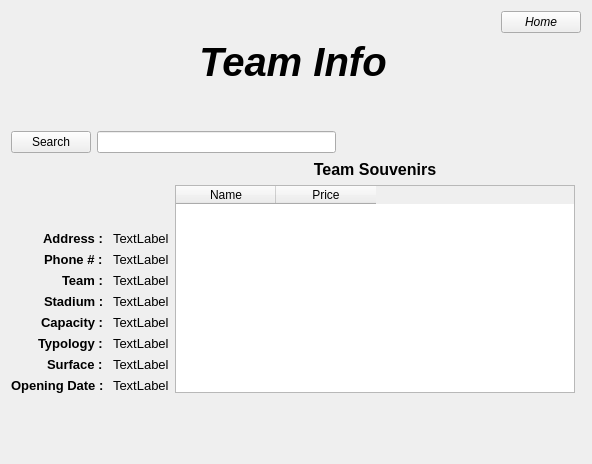
      <widget class="QWidget" name="page_infoTeams">
       <layout class="QGridLayout" name="gridLayout_8">
        <item row="10" column="0">
         <layout class="QGridLayout" name="gridLayout_10">
          <item row="1" column="0">
           <layout class="QHBoxLayout" name="horizontalLayout_24">
            <item>
             <layout class="QFormLayout" name="formLayout_2">
              <property name="labelAlignment">
               <set>Qt::AlignRight|Qt::AlignTrailing|Qt::AlignVCenter</set>
              </property>
              <property name="formAlignment">
               <set>Qt::AlignLeading|Qt::AlignLeft|Qt::AlignTop</set>
              </property>
              <item row="0" column="0">
               <spacer name="verticalSpacer_27">
                <property name="orientation">
                 <enum>Qt::Vertical</enum>
                </property>
                <property name="sizeHint" stdset="0">
                 <size>
                  <width>20</width>
                  <height>40</height>
                 </size>
                </property>
               </spacer>
              </item>
              <item row="0" column="1">
               <spacer name="horizontalSpacer_19">
                <property name="orientation">
                 <enum>Qt::Horizontal</enum>
                </property>
                <property name="sizeHint" stdset="0">
                 <size>
                  <width>40</width>
                  <height>20</height>
                 </size>
                </property>
               </spacer>
              </item>
              <item row="5" column="0">
               <widget class="QLabel" name="teamPg_label_CAPACITY">
                <property name="font">
                 <font>
                  <pointsize>10</pointsize>
                  <weight>75</weight>
                  <bold>true</bold>
                 </font>
                </property>
                <property name="text">
                 <string>Capacity : </string>
                </property>
               </widget>
              </item>
              <item row="5" column="1">
               <widget class="QLabel" name="teamPg_disp_capacity">
                <property name="font">
                 <font>
                  <pointsize>10</pointsize>
                 </font>
                </property>
                <property name="text">
                 <string>TextLabel</string>
                </property>
               </widget>
              </item>
              <item row="6" column="0">
               <widget class="QLabel" name="teamPg_label_TYPOLOGY">
                <property name="font">
                 <font>
                  <pointsize>10</pointsize>
                  <weight>75</weight>
                  <bold>true</bold>
                 </font>
                </property>
                <property name="text">
                 <string>Typology : </string>
                </property>
               </widget>
              </item>
              <item row="6" column="1">
               <widget class="QLabel" name="teamPg_disp_typology">
                <property name="font">
                 <font>
                  <pointsize>10</pointsize>
                 </font>
                </property>
                <property name="text">
                 <string>TextLabel</string>
                </property>
               </widget>
              </item>
              <item row="7" column="0">
               <widget class="QLabel" name="teamPg_label_SURFACE">
                <property name="font">
                 <font>
                  <pointsize>10</pointsize>
                  <weight>75</weight>
                  <bold>true</bold>
                 </font>
                </property>
                <property name="text">
                 <string>Surface : </string>
                </property>
               </widget>
              </item>
              <item row="7" column="1">
               <widget class="QLabel" name="teamPg_disp_surface">
                <property name="font">
                 <font>
                  <pointsize>10</pointsize>
                 </font>
                </property>
                <property name="text">
                 <string>TextLabel</string>
                </property>
               </widget>
              </item>
              <item row="8" column="0">
               <widget class="QLabel" name="teamPg_label_DATE">
                <property name="font">
                 <font>
                  <pointsize>10</pointsize>
                  <weight>75</weight>
                  <bold>true</bold>
                 </font>
                </property>
                <property name="text">
                 <string>Opening Date : </string>
                </property>
               </widget>
              </item>
              <item row="8" column="1">
               <widget class="QLabel" name="teamPg_disp_date">
                <property name="font">
                 <font>
                  <pointsize>10</pointsize>
                 </font>
                </property>
                <property name="text">
                 <string>TextLabel</string>
                </property>
               </widget>
              </item>
              <item row="1" column="1">
               <widget class="QLabel" name="teamPg_disp_address">
                <property name="font">
                 <font>
                  <pointsize>10</pointsize>
                 </font>
                </property>
                <property name="styleSheet">
                 <string notr="true">font: 10pt &quot;MS Shell Dlg 2&quot;;</string>
                </property>
                <property name="text">
                 <string>TextLabel</string>
                </property>
               </widget>
              </item>
              <item row="1" column="0">
               <widget class="QLabel" name="teamPg_label_ADDRESS">
                <property name="font">
                 <font>
                  <pointsize>10</pointsize>
                  <weight>75</weight>
                  <bold>true</bold>
                 </font>
                </property>
                <property name="text">
                 <string>Address : </string>
                </property>
               </widget>
              </item>
              <item row="2" column="1">
               <widget class="QLabel" name="teamPg_disp_phone">
                <property name="font">
                 <font>
                  <pointsize>10</pointsize>
                 </font>
                </property>
                <property name="styleSheet">
                 <string notr="true">font: 10pt &quot;MS Shell Dlg 2&quot;;</string>
                </property>
                <property name="text">
                 <string>TextLabel</string>
                </property>
               </widget>
              </item>
              <item row="2" column="0">
               <widget class="QLabel" name="teamPg_label_PHONE">
                <property name="font">
                 <font>
                  <pointsize>10</pointsize>
                  <weight>75</weight>
                  <bold>true</bold>
                 </font>
                </property>
                <property name="text">
                 <string>Phone # : </string>
                </property>
               </widget>
              </item>
              <item row="4" column="1">
               <widget class="QLabel" name="teamPg_disp_stadium">
                <property name="font">
                 <font>
                  <pointsize>10</pointsize>
                 </font>
                </property>
                <property name="styleSheet">
                 <string notr="true">font: 10pt &quot;MS Shell Dlg 2&quot;;</string>
                </property>
                <property name="text">
                 <string>TextLabel</string>
                </property>
               </widget>
              </item>
              <item row="4" column="0">
               <widget class="QLabel" name="teamPg_label_STADIUM">
                <property name="font">
                 <font>
                  <family>MS Shell Dlg 2</family>
                  <pointsize>10</pointsize>
                  <weight>75</weight>
                  <italic>false</italic>
                  <bold>true</bold>
                 </font>
                </property>
                <property name="text">
                 <string>Stadium : </string>
                </property>
               </widget>
              </item>
              <item row="3" column="0">
               <widget class="QLabel" name="teamPg_label_TEAM">
                <property name="font">
                 <font>
                  <pointsize>10</pointsize>
                  <weight>75</weight>
                  <bold>true</bold>
                 </font>
                </property>
                <property name="layoutDirection">
                 <enum>Qt::LeftToRight</enum>
                </property>
                <property name="styleSheet">
                 <string notr="true"/>
                </property>
                <property name="text">
                 <string>Team : </string>
                </property>
               </widget>
              </item>
              <item row="3" column="1">
               <widget class="QLabel" name="teamPg_disp_team">
                <property name="font">
                 <font>
                  <family>MS Shell Dlg 2</family>
                  <pointsize>10</pointsize>
                  <weight>50</weight>
                  <italic>false</italic>
                  <bold>false</bold>
                 </font>
                </property>
                <property name="layoutDirection">
                 <enum>Qt::LeftToRight</enum>
                </property>
                <property name="styleSheet">
                 <string notr="true">font: 10pt &quot;MS Shell Dlg 2&quot;;</string>
                </property>
                <property name="text">
                 <string>TextLabel</string>
                </property>
               </widget>
              </item>
             </layout>
            </item>
           </layout>
          </item>
          <item row="0" column="1">
           <widget class="QLabel" name="teamPg_label_SOUVENIRS">
            <property name="font">
             <font>
              <pointsize>12</pointsize>
              <weight>75</weight>
              <italic>false</italic>
              <bold>true</bold>
             </font>
            </property>
            <property name="toolTipDuration">
             <number>3</number>
            </property>
            <property name="text">
             <string>Team Souvenirs</string>
            </property>
            <property name="alignment">
             <set>Qt::AlignCenter</set>
            </property>
           </widget>
          </item>
          <item row="1" column="1">
           <widget class="QTableWidget" name="teamPg_table_souvenirs">
            <property name="maximumSize">
             <size>
              <width>400</width>
              <height>16777215</height>
             </size>
            </property>
            <property name="focusPolicy">
             <enum>Qt::ClickFocus</enum>
            </property>
            <property name="layoutDirection">
             <enum>Qt::LeftToRight</enum>
            </property>
            <property name="autoFillBackground">
             <bool>false</bool>
            </property>
            <column>
             <property name="text">
              <string>Name</string>
             </property>
            </column>
            <column>
             <property name="text">
              <string>Price</string>
             </property>
            </column>
           </widget>
          </item>
          <item row="0" column="0">
           <spacer name="verticalSpacer_24">
            <property name="orientation">
             <enum>Qt::Vertical</enum>
            </property>
            <property name="sizeHint" stdset="0">
             <size>
              <width>20</width>
              <height>20</height>
             </size>
            </property>
           </spacer>
          </item>
          <item row="2" column="1">
           <spacer name="horizontalSpacer_22">
            <property name="orientation">
             <enum>Qt::Horizontal</enum>
            </property>
            <property name="sizeType">
             <enum>QSizePolicy::Fixed</enum>
            </property>
            <property name="sizeHint" stdset="0">
             <size>
              <width>400</width>
              <height>20</height>
             </size>
            </property>
           </spacer>
          </item>
          <item row="2" column="0">
           <spacer name="horizontalSpacer_23">
            <property name="orientation">
             <enum>Qt::Horizontal</enum>
            </property>
            <property name="sizeHint" stdset="0">
             <size>
              <width>40</width>
              <height>20</height>
             </size>
            </property>
           </spacer>
          </item>
         </layout>
        </item>
        <item row="1" column="0">
         <layout class="QHBoxLayout" name="horizontalLayout_39">
          <item>
           <spacer name="horizontalSpacer_41">
            <property name="orientation">
             <enum>Qt::Horizontal</enum>
            </property>
            <property name="sizeHint" stdset="0">
             <size>
              <width>40</width>
              <height>20</height>
             </size>
            </property>
           </spacer>
          </item>
          <item>
           <widget class="QLabel" name="teamsPg_label_TOP">
            <property name="font">
             <font>
              <pointsize>30</pointsize>
              <weight>75</weight>
              <italic>true</italic>
              <bold>true</bold>
              <underline>false</underline>
             </font>
            </property>
            <property name="text">
             <string>Team Info</string>
            </property>
            <property name="alignment">
             <set>Qt::AlignCenter</set>
            </property>
           </widget>
          </item>
          <item>
           <spacer name="horizontalSpacer_42">
            <property name="orientation">
             <enum>Qt::Horizontal</enum>
            </property>
            <property name="sizeHint" stdset="0">
             <size>
              <width>40</width>
              <height>20</height>
             </size>
            </property>
           </spacer>
          </item>
         </layout>
        </item>
        <item row="0" column="0" colspan="2">
         <layout class="QHBoxLayout" name="horizontalLayout_40">
          <item>
           <spacer name="horizontalSpacer_43">
            <property name="orientation">
             <enum>Qt::Horizontal</enum>
            </property>
            <property name="sizeHint" stdset="0">
             <size>
              <width>40</width>
              <height>20</height>
             </size>
            </property>
           </spacer>
          </item>
          <item>
           <widget class="QPushButton" name="teamsPg_btn_home">
            <property name="font">
             <font>
              <italic>true</italic>
             </font>
            </property>
            <property name="text">
             <string>Home</string>
            </property>
            <property name="autoDefault">
             <bool>true</bool>
            </property>
           </widget>
          </item>
         </layout>
        </item>
        <item row="2" column="0">
         <spacer name="verticalSpacer_26">
          <property name="orientation">
           <enum>Qt::Vertical</enum>
          </property>
          <property name="sizeHint" stdset="0">
           <size>
            <width>20</width>
            <height>40</height>
           </size>
          </property>
         </spacer>
        </item>
        <item row="11" column="0">
         <spacer name="verticalSpacer_29">
          <property name="orientation">
           <enum>Qt::Vertical</enum>
          </property>
          <property name="sizeHint" stdset="0">
           <size>
            <width>20</width>
            <height>40</height>
           </size>
          </property>
         </spacer>
        </item>
        <item row="3" column="0">
         <layout class="QHBoxLayout" name="horizontalLayout_13">
          <item>
           <widget class="QPushButton" name="teamPg_btn_search">
            <property name="text">
             <string>Search</string>
            </property>
           </widget>
          </item>
          <item>
           <widget class="QLineEdit" name="teamPg_line_teamName"/>
          </item>
          <item>
           <spacer name="horizontalSpacer_18">
            <property name="orientation">
             <enum>Qt::Horizontal</enum>
            </property>
            <property name="sizeHint" stdset="0">
             <size>
              <width>40</width>
              <height>20</height>
             </size>
            </property>
           </spacer>
          </item>
         </layout>
        </item>
       </layout>
      </widget>
